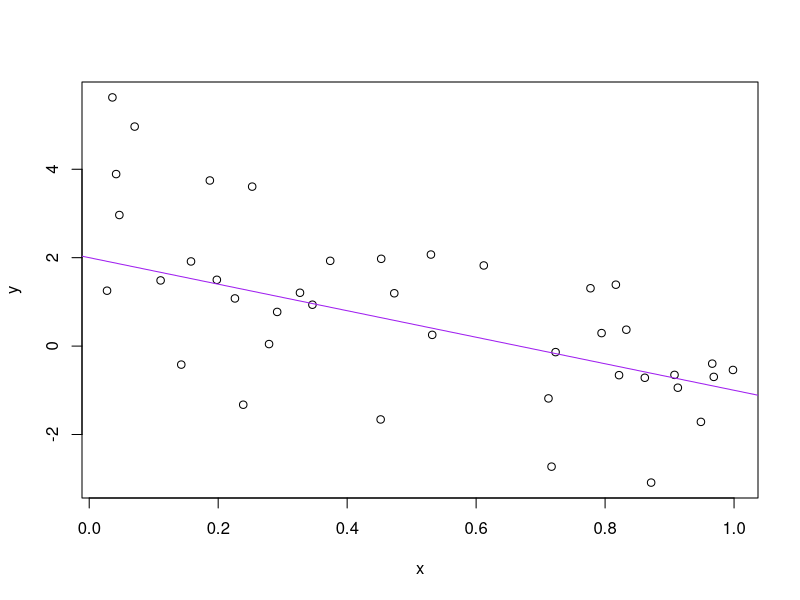

Source code (R):
## ---- chunk 1
##Toyline code
  #Create some data for a simple scatterplot with trend line
  a <- 2
  b <- -3
  sig_sq <- 2.0
  x <- runif(40)
  y <- a + b * x + rnorm(40, sd = sqrt(sig_sq))
  avg_x <- mean(x)
  
  
  #Print the two 40-observation objects you just created
  x
  y
  
  #Print the mean of X to a .txt file
  write(avg_x, "avg_x.txt")
  
  #Create a scatterplot with trendline of X and Y
  plot(x, y)
  abline(a, b, col = "purple")
  
  #Print scatterplot to external PDF file
  dev.print(pdf, "toy_line_plot.pdf")
